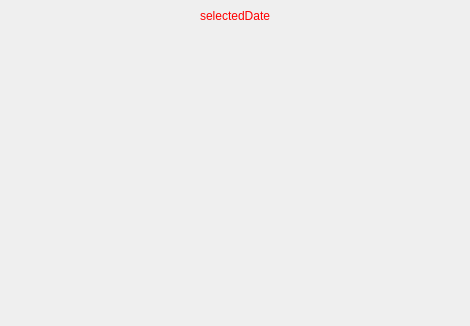
<?xml version="1.0" encoding="UTF-8"?>
<ui version="4.0">
 <class>CalendarWidget</class>
 <widget class="QWidget" name="CalendarWidget">
  <property name="geometry">
   <rect>
	<x>0</x>
	<y>0</y>
	<width>470</width>
	<height>326</height>
   </rect>
  </property>
  <layout class="QVBoxLayout" name="verticalLayout_2">
   <property name="spacing">
	<number>0</number>
   </property>
   <property name="margin">
	<number>0</number>
   </property>
   <item>
	<widget class="QWidget" name="widget" native="true">
	 <layout class="QHBoxLayout" name="horizontalLayout_2">
	  <property name="spacing">
	   <number>10</number>
	  </property>
	  <property name="margin">
	   <number>4</number>
	  </property>
	  <item>
	   <spacer name="horizontalSpacer">
		<property name="orientation">
		 <enum>Qt::Horizontal</enum>
		</property>
		<property name="sizeHint" stdset="0">
		 <size>
		  <width>121</width>
		  <height>20</height>
		 </size>
		</property>
	   </spacer>
	  </item>
	  <item>
	   <layout class="QHBoxLayout" name="horizontalLayout_3">
		<property name="spacing">
		 <number>0</number>
		</property>
		<item>
		 <widget class="QToolButton" name="prevYearToolButton">
		  <property name="icon">
		   <iconset resource="../../resources/application.qrc">
			<normaloff>:/images/prev_year</normaloff>:/images/prev_year</iconset>
		  </property>
		  <property name="autoRaise">
		   <bool>true</bool>
		  </property>
		 </widget>
		</item>
		<item>
		 <widget class="QToolButton" name="prevMonthToolButton">
		  <property name="icon">
		   <iconset resource="../../resources/application.qrc">
			<normaloff>:/images/prev_month</normaloff>:/images/prev_month</iconset>
		  </property>
		  <property name="autoRaise">
		   <bool>true</bool>
		  </property>
		 </widget>
		</item>
	   </layout>
	  </item>
	  <item>
	   <widget class="QLabel" name="selectedDateLabel">
		<property name="palette">
		 <palette>
		  <active>
		   <colorrole role="WindowText">
			<brush brushstyle="SolidPattern">
			 <color alpha="255">
			  <red>255</red>
			  <green>0</green>
			  <blue>0</blue>
			 </color>
			</brush>
		   </colorrole>
		  </active>
		  <inactive>
		   <colorrole role="WindowText">
			<brush brushstyle="SolidPattern">
			 <color alpha="255">
			  <red>255</red>
			  <green>0</green>
			  <blue>0</blue>
			 </color>
			</brush>
		   </colorrole>
		  </inactive>
		  <disabled>
		   <colorrole role="WindowText">
			<brush brushstyle="SolidPattern">
			 <color alpha="255">
			  <red>106</red>
			  <green>104</green>
			  <blue>100</blue>
			 </color>
			</brush>
		   </colorrole>
		  </disabled>
		 </palette>
		</property>
		<property name="text">
		 <string>selectedDate</string>
		</property>
		<property name="alignment">
		 <set>Qt::AlignRight|Qt::AlignTrailing|Qt::AlignVCenter</set>
		</property>
	   </widget>
	  </item>
	  <item>
	   <layout class="QHBoxLayout" name="horizontalLayout">
		<property name="spacing">
		 <number>0</number>
		</property>
		<item>
		 <widget class="QToolButton" name="nextMonthToolButton">
		  <property name="icon">
		   <iconset resource="../../resources/application.qrc">
			<normaloff>:/images/next_month</normaloff>:/images/next_month</iconset>
		  </property>
		  <property name="autoRaise">
		   <bool>true</bool>
		  </property>
		 </widget>
		</item>
		<item>
		 <widget class="QToolButton" name="nextYearToolButton">
		  <property name="icon">
		   <iconset resource="../../resources/application.qrc">
			<normaloff>:/images/next_year</normaloff>:/images/next_year</iconset>
		  </property>
		  <property name="autoRaise">
		   <bool>true</bool>
		  </property>
		 </widget>
		</item>
	   </layout>
	  </item>
	  <item>
	   <spacer name="horizontalSpacer_2">
		<property name="orientation">
		 <enum>Qt::Horizontal</enum>
		</property>
		<property name="sizeHint" stdset="0">
		 <size>
		  <width>120</width>
		  <height>20</height>
		 </size>
		</property>
	   </spacer>
	  </item>
	 </layout>
	</widget>
   </item>
   <item>
	<widget class="CalendarWidgetInternal" name="calendarWidgetInternal" native="true">
	 <property name="sizePolicy">
	  <sizepolicy hsizetype="Preferred" vsizetype="Preferred">
	   <horstretch>0</horstretch>
	   <verstretch>1</verstretch>
	  </sizepolicy>
	 </property>
	</widget>
   </item>
  </layout>
 </widget>
 <customwidgets>
  <customwidget>
   <class>CalendarWidgetInternal</class>
   <extends>QWidget</extends>
   <header>widgets/calendarwidget/calendarwidgetinternal.h</header>
   <container>1</container>
  </customwidget>
 </customwidgets>
 <resources>
  <include location="../../resources/application.qrc"/>
 </resources>
 <connections/>
</ui>
